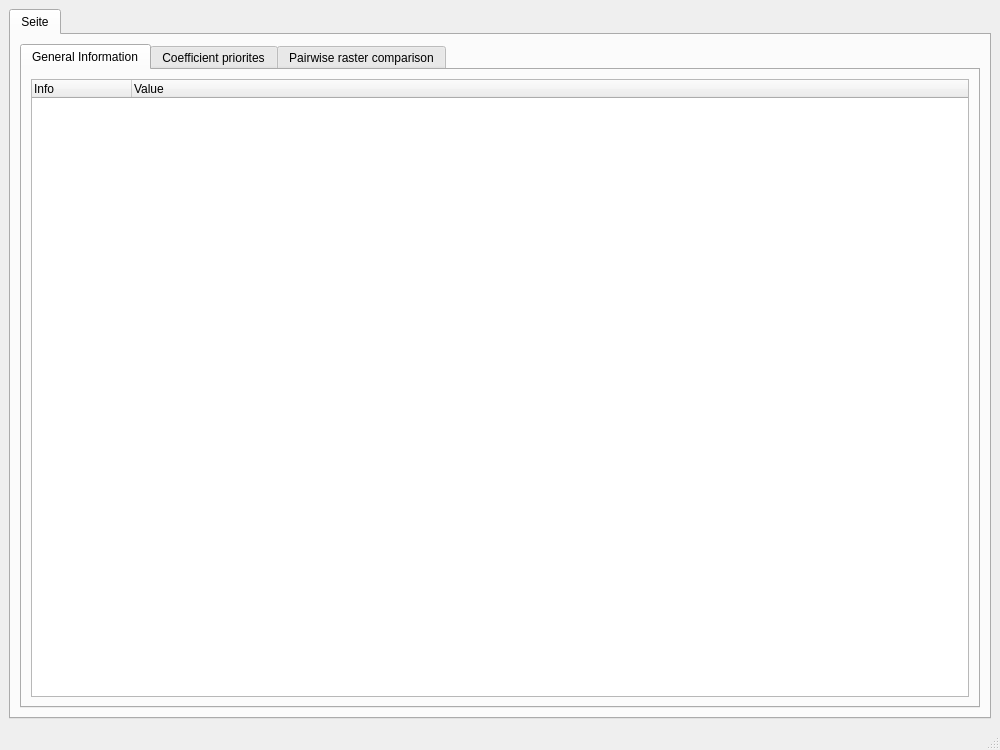
<?xml version="1.0" encoding="UTF-8"?>
<ui version="4.0">
 <class>tabbedResultViewerAHP</class>
 <widget class="QMainWindow" name="tabbedResultViewerAHP">
  <property name="geometry">
   <rect>
    <x>0</x>
    <y>0</y>
    <width>1000</width>
    <height>750</height>
   </rect>
  </property>
  <property name="windowTitle">
   <string>MainWindow</string>
  </property>
  <property name="tabShape">
   <enum>QTabWidget::Rounded</enum>
  </property>
  <widget class="QWidget" name="centralwidget">
   <layout class="QVBoxLayout" name="verticalLayout">
    <item>
     <widget class="QTabWidget" name="tabWidget">
      <property name="currentIndex">
       <number>0</number>
      </property>
      <widget class="QWidget" name="modelTab">
       <attribute name="title">
        <string>Seite</string>
       </attribute>
       <layout class="QVBoxLayout" name="verticalLayout_2">
        <item>
         <widget class="QTabWidget" name="smallTabWidget">
          <property name="currentIndex">
           <number>0</number>
          </property>
          <widget class="QWidget" name="generalinformation">
           <attribute name="title">
            <string>General Information</string>
           </attribute>
           <layout class="QVBoxLayout" name="verticalLayout_3">
            <item>
             <widget class="QTreeWidget" name="modelTreeWidget">
              <column>
               <property name="text">
                <string>Info</string>
               </property>
              </column>
              <column>
               <property name="text">
                <string>Value</string>
               </property>
              </column>
             </widget>
            </item>
           </layout>
          </widget>
          <widget class="QWidget" name="coefficientprios">
           <attribute name="title">
            <string>Coefficient priorites</string>
           </attribute>
           <layout class="QVBoxLayout" name="verticalLayout_4">
            <item>
             <widget class="QTableWidget" name="coefficientPriosTableWidget">
              <attribute name="horizontalHeaderStretchLastSection">
               <bool>false</bool>
              </attribute>
              <column>
               <property name="text">
                <string>Raster</string>
               </property>
              </column>
              <column>
               <property name="text">
                <string>Value</string>
               </property>
              </column>
              <column>
               <property name="text">
                <string>Coefficient Priority</string>
               </property>
              </column>
             </widget>
            </item>
           </layout>
          </widget>
          <widget class="QWidget" name="pairwiserastercomp">
           <attribute name="title">
            <string>Pairwise raster comparison</string>
           </attribute>
           <layout class="QVBoxLayout" name="verticalLayout_5">
            <item>
             <widget class="QTableWidget" name="pairwiseRasterCompTableWidget"/>
            </item>
           </layout>
          </widget>
         </widget>
        </item>
       </layout>
      </widget>
     </widget>
    </item>
   </layout>
  </widget>
  <widget class="QStatusBar" name="statusbar"/>
 </widget>
 <resources/>
 <connections/>
</ui>
